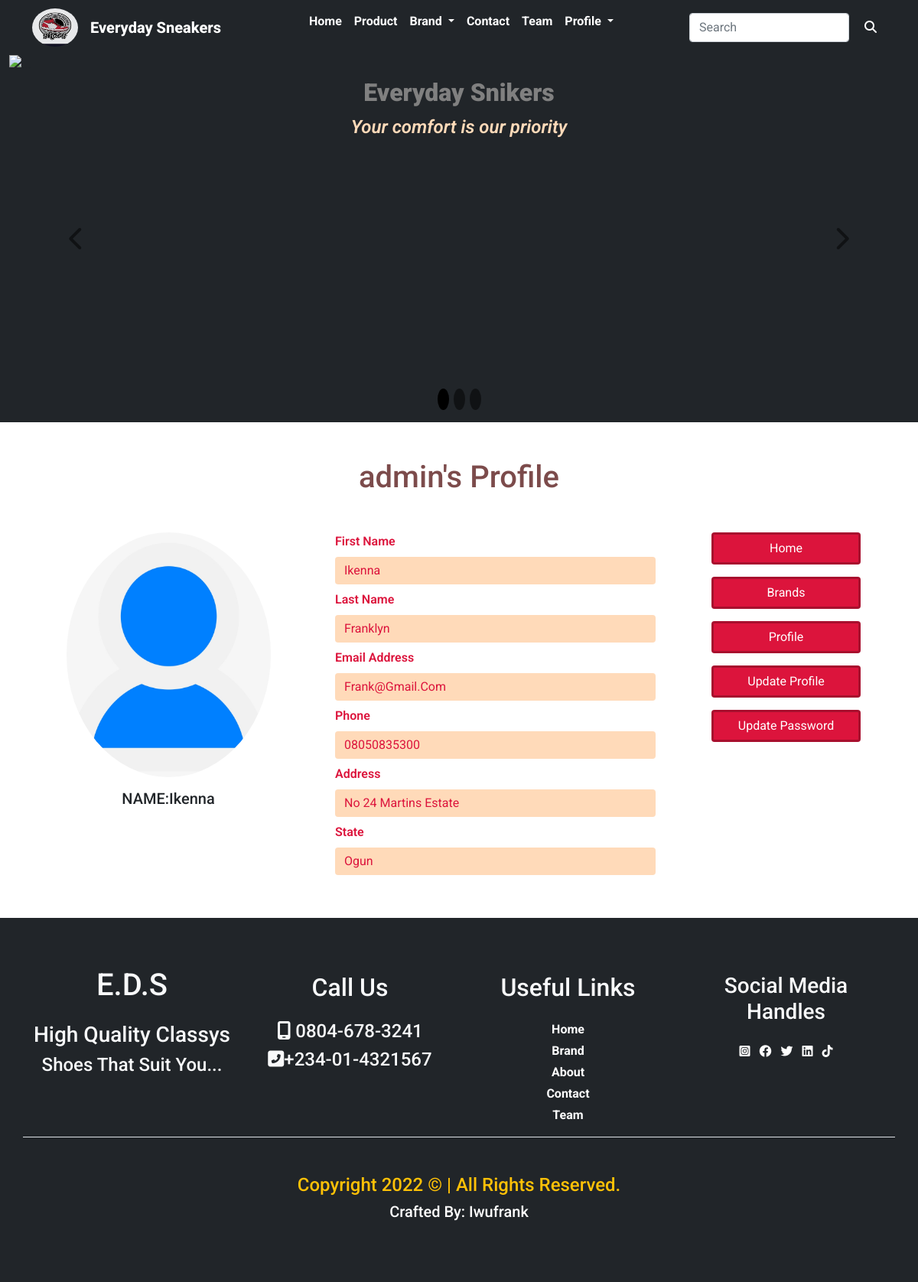
The app's page /profile (signed in) with its own data.
### home/models.py (models this page shows, shortened)
class Profile(models.Model):
    user = models.OneToOneField(User, on_delete=models.CASCADE, default=1)
    first_name = models.CharField(max_length=50)
    last_name = models.CharField(max_length=50)
    email = models.EmailField(max_length=50)
    phone = models.CharField(max_length=20)
    address = models.CharField(max_length=255)
    state = models.CharField(max_length=255)
    pix = models.ImageField(upload_to= 'profile', default= 'avatar.png')
    class Meta:
        db_table = 'profile'
        managed = True
        verbose_name = 'Profile'
        verbose_name_plural = 'Profiles'

### home/views.py (the view)
# urls.py: path('profile', views.profile, name='profile'),
@login_required(login_url='signin')
def profile(request):
    profile = Profile.objects.get(user_id = request.user.id)
    context = {
         'profile':profile,
    }
    return render(request, 'profile.html', context)

### home/context_processor.py (called while the page is built)
def cartcount(request):
    reading = Shopcart.objects.filter(user__username =request.user.username, paid=False)
    cartread = 0
    for item in reading:
        cartread += item.quantity
    return {'cartread':cartread}

### home/templates/profile.html (shortened to what this page needs)
{% extends 'base.html' %}
 {% block header %} {% include "header.html" %} {% endblock header %}
 {% block carousel %} {% include "carousel.html" %}{% endblock carousel %}
 {% block content %}
     <div class="container mt-5 mb-5">
        <h1 class="cap text-center mt-5 mb-5"> {{profile.user.username}}'s Profile</h1>
        <div class="row justify-content-center justify-content-md-around justify-content-lg-center text-center gy-5">
            <div class="col-10 col-sm-10 col-md-4 col-lg-4 col-xl-4">
                <div class="card border-0 bg-transparent">
                    <img src="{{profile.pix.url}}"  class="card-img-top rounded-circle w-75 mx-auto team-img">
                    <div class="card-body">
                      <h5 class="card-title text-truncate">NAME:{{profile.first_name|title}}</h5>
                    </div>
                  </div>
            </div>
            <div class="col-10 col-sm-10 col-md-5 col-lg-5 col-xl-5 text-start text-capitalize">
                <div class=" profile-form px-lg-3">
                    <form>
                      <div class="mb-2">
                        <label for="exampleInputPassword1" class="form-label">first name</label>
                        <input type="text" value="{{profile.first_name|title}}" class="form-control" id="exampleInputPassword1">
                      </div>
                      <div class="mb-2">
                        <label for="exampleInputPassword1" class="form-label">last name</label>
                        <input type="text" value="{{profile.last_name|title}}" class="form-control" id="exampleInputPassword1">
                      </div>
                      <div class="mb-2">
                        <label for="exampleInputEmail1" class="form-label">Email address</label>
                        <input type="email" value="{{profile.email|title}}" class="form-control" id="exampleInputEmail1" aria-describedby="emailHelp">
                      </div>
                      <div class="mb-2">
                        <label for="exampleInputPassword1" class="form-label">Phone</label>
                        <input type="text" value="{{profile.phone|title}}" class="form-control" id="exampleInputPassword1">
                      </div>
                      <div class="mb-2">
                        <label for="exampleInputPassword1" class="form-label">address</label>
                        <input type="text" value="{{profile.address|title}}" class="form-control" id="exampleInputPassword1">
                      </div>
                      <div class="mb-2">
                        <label for="exampleInputPassword1" class="form-label">state</label>
                        <input type="text" value="{{profile.state|title}}" class="form-control" id="exampleInputPassword1">
                      </div>
                    </form>
                  </div>
            </div>
            <div class="col-10 col-sm-10 col-md-3 col-lg-3 col-xl-3">
                <ul class="list-unstyled callback">
                    <li class="mb-3"><a href="{% url 'index' %}" class="btn w-75">home</a></li>
                    <li class="mb-3"><a href="{% url 'products' %}" class="btn w-75">brands</a></li>
                    <li class="mb-3"><a href="{% url 'profile' %}" class="btn w-75">profile</a></li>
                    <li class="mb-3"><a href="{% url 'profile_update' %}" class="btn w-75">update profile</a></li>
                    <li class="mb-3"><a href="{% url 'password' %}" class="btn w-75">update password</a></li>
                </ul>
            </div>
        </div>
    </div>
 {% endblock content %}
 {% block footer %} {% include "footer.html" %} {% endblock footer %}

### home/static/css/style.css (style rules this page uses)
* { margin: 0; padding: 0; box-sizing: border-box; }
html { scroll-behavior: smooth; }
body { font-family: 'Roboto', sans-serif; }
a { text-decoration: none; }
.btn { color: black; }
.btn { border: solid rgba(0, 0, 0, 0.24); }
.team-img { height: 40vh; }
.row { font-weight: bold; }
.card { transition: transform 0.3s; }
.cap { text-align: center; color: rgba(78, 12, 12, 0.74); }
.callback a { background: crimson; color: white; text-transform: capitalize; }
.profile-form input { background: peachpuff; color: crimson; border: none; outline: none; box-shadow: none; }
.profile-form label { color: crimson; font-weight: 600; }

### records on screen
Profile: user.username "admin", pix (placeholder picture), first_name "Ikenna", last_name "Franklyn", email "Frank@Gmail.Com", phone "08050835300", address "No 24 Martins Estate", state "Ogun"
